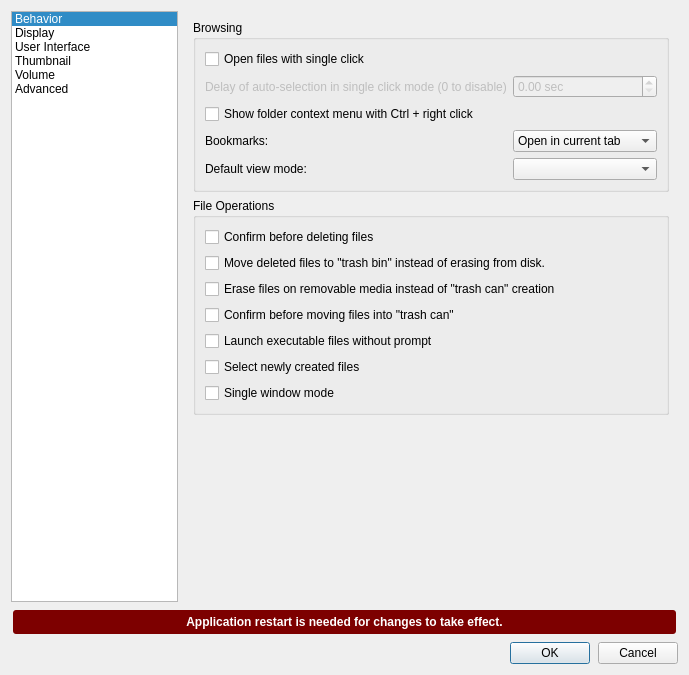
<?xml version="1.0" encoding="UTF-8"?>
<ui version="4.0">
 <class>PreferencesDialog</class>
 <widget class="QDialog" name="PreferencesDialog">
  <property name="geometry">
   <rect>
    <x>0</x>
    <y>0</y>
    <width>689</width>
    <height>675</height>
   </rect>
  </property>
  <property name="windowTitle">
   <string>Preferences</string>
  </property>
  <layout class="QGridLayout" name="gridLayout_2">
   <item row="0" column="0">
    <layout class="QHBoxLayout" name="horizontalLayout" stretch="0,0">
     <item>
      <widget class="QListWidget" name="listWidget">
       <property name="sizePolicy">
        <sizepolicy hsizetype="Expanding" vsizetype="Expanding">
         <horstretch>0</horstretch>
         <verstretch>0</verstretch>
        </sizepolicy>
       </property>
       <property name="horizontalScrollBarPolicy">
        <enum>Qt::ScrollBarAlwaysOff</enum>
       </property>
       <property name="currentRow">
        <number>0</number>
       </property>
       <item>
        <property name="text">
         <string>Behavior</string>
        </property>
       </item>
       <item>
        <property name="text">
         <string>Display</string>
        </property>
       </item>
       <item>
        <property name="text">
         <string>User Interface</string>
        </property>
       </item>
       <item>
        <property name="text">
         <string>Thumbnail</string>
        </property>
       </item>
       <item>
        <property name="text">
         <string>Volume</string>
        </property>
       </item>
       <item>
        <property name="text">
         <string>Advanced</string>
        </property>
       </item>
      </widget>
     </item>
     <item>
      <widget class="QStackedWidget" name="stackedWidget">
       <property name="sizePolicy">
        <sizepolicy hsizetype="Preferred" vsizetype="Preferred">
         <horstretch>0</horstretch>
         <verstretch>0</verstretch>
        </sizepolicy>
       </property>
       <property name="currentIndex">
        <number>0</number>
       </property>
       <widget class="QWidget" name="behaviorPage">
        <layout class="QVBoxLayout" name="verticalLayout_3" stretch="0,0,1">
         <item>
          <widget class="QGroupBox" name="groupBox_4">
           <property name="title">
            <string>Browsing</string>
           </property>
           <layout class="QFormLayout" name="formLayout_5">
            <property name="fieldGrowthPolicy">
             <enum>QFormLayout::AllNonFixedFieldsGrow</enum>
            </property>
            <item row="0" column="0" colspan="2">
             <widget class="QCheckBox" name="singleClick">
              <property name="toolTip">
               <string>If this is unchecked, the DE setting will be used.</string>
              </property>
              <property name="text">
               <string>Open files with single click</string>
              </property>
             </widget>
            </item>
            <item row="1" column="0">
             <widget class="QLabel" name="label">
              <property name="enabled">
               <bool>false</bool>
              </property>
              <property name="text">
               <string>Delay of auto-selection in single click mode (0 to disable)</string>
              </property>
             </widget>
            </item>
            <item row="4" column="0">
             <widget class="QLabel" name="label_11">
              <property name="text">
               <string>Default view mode:</string>
              </property>
             </widget>
            </item>
            <item row="4" column="1">
             <widget class="QComboBox" name="viewMode"/>
            </item>
            <item row="1" column="1">
             <widget class="QDoubleSpinBox" name="autoSelectionDelay">
              <property name="enabled">
               <bool>false</bool>
              </property>
              <property name="suffix">
               <string> sec</string>
              </property>
              <property name="singleStep">
               <double>0.100000000000000</double>
              </property>
             </widget>
            </item>
            <item row="3" column="0">
             <widget class="QLabel" name="label_2">
              <property name="text">
               <string>Bookmarks:</string>
              </property>
             </widget>
            </item>
            <item row="3" column="1">
             <widget class="QComboBox" name="bookmarkOpenMethod">
              <item>
               <property name="text">
                <string>Open in current tab</string>
               </property>
              </item>
              <item>
               <property name="text">
                <string>Open in new tab</string>
               </property>
              </item>
              <item>
               <property name="text">
                <string>Open in new window</string>
               </property>
              </item>
             </widget>
            </item>
            <item row="2" column="0" colspan="2">
             <widget class="QCheckBox" name="ctrlRightClick">
              <property name="text">
               <string>Show folder context menu with Ctrl + right click</string>
              </property>
             </widget>
            </item>
           </layout>
          </widget>
         </item>
         <item>
          <widget class="QGroupBox" name="groupBox_6">
           <property name="title">
            <string>File Operations</string>
           </property>
           <layout class="QVBoxLayout" name="verticalLayout_9">
            <item>
             <widget class="QCheckBox" name="configmDelete">
              <property name="text">
               <string>Confirm before deleting files</string>
              </property>
             </widget>
            </item>
            <item>
             <widget class="QCheckBox" name="useTrash">
              <property name="text">
               <string>Move deleted files to &quot;trash bin&quot; instead of erasing from disk.</string>
              </property>
             </widget>
            </item>
            <item>
             <widget class="QCheckBox" name="noUsbTrash">
              <property name="text">
               <string>Erase files on removable media instead of &quot;trash can&quot; creation</string>
              </property>
             </widget>
            </item>
            <item>
             <widget class="QCheckBox" name="confirmTrash">
              <property name="text">
               <string>Confirm before moving files into &quot;trash can&quot;</string>
              </property>
             </widget>
            </item>
            <item>
             <widget class="QCheckBox" name="quickExec">
              <property name="toolTip">
               <string>Requires application restart to take effect completely</string>
              </property>
              <property name="text">
               <string>Launch executable files without prompt</string>
              </property>
             </widget>
            </item>
            <item>
             <widget class="QCheckBox" name="selectNewFiles">
              <property name="text">
               <string>Select newly created files</string>
              </property>
             </widget>
            </item>
            <item>
             <widget class="QCheckBox" name="singleWindowMode">
              <property name="toolTip">
               <string>Open folders in new tabs as far as possible</string>
              </property>
              <property name="text">
               <string>Single window mode</string>
              </property>
             </widget>
            </item>
           </layout>
          </widget>
         </item>
         <item>
          <spacer name="verticalSpacer_2">
           <property name="orientation">
            <enum>Qt::Vertical</enum>
           </property>
           <property name="sizeHint" stdset="0">
            <size>
             <width>0</width>
             <height>0</height>
            </size>
           </property>
          </spacer>
         </item>
        </layout>
       </widget>
       <widget class="QWidget" name="displayPage">
        <layout class="QVBoxLayout" name="verticalLayout_7" stretch="0,0,1">
         <item>
          <widget class="QGroupBox" name="groupBox_2">
           <property name="title">
            <string>Icons</string>
           </property>
           <layout class="QFormLayout" name="formLayout_2">
            <item row="0" column="0">
             <widget class="QLabel" name="iconThemeLabel">
              <property name="sizePolicy">
               <sizepolicy hsizetype="Fixed" vsizetype="Preferred">
                <horstretch>0</horstretch>
                <verstretch>0</verstretch>
               </sizepolicy>
              </property>
              <property name="text">
               <string>Icon theme:</string>
              </property>
             </widget>
            </item>
            <item row="0" column="1">
             <widget class="QComboBox" name="iconTheme">
              <property name="sizePolicy">
               <sizepolicy hsizetype="Preferred" vsizetype="Fixed">
                <horstretch>0</horstretch>
                <verstretch>0</verstretch>
               </sizepolicy>
              </property>
             </widget>
            </item>
            <item row="1" column="0">
             <widget class="QLabel" name="label_6">
              <property name="toolTip">
               <string>Used by Icon View</string>
              </property>
              <property name="text">
               <string>Size of big icons:</string>
              </property>
             </widget>
            </item>
            <item row="1" column="1">
             <widget class="QComboBox" name="bigIconSize">
              <property name="toolTip">
               <string>Used by Icon View</string>
              </property>
             </widget>
            </item>
            <item row="2" column="0">
             <widget class="QLabel" name="label_7">
              <property name="toolTip">
               <string>Used by Compact View and Detailed List View</string>
              </property>
              <property name="text">
               <string>Size of small icons:</string>
              </property>
             </widget>
            </item>
            <item row="2" column="1">
             <widget class="QComboBox" name="smallIconSize">
              <property name="toolTip">
               <string>Used by Compact View and Detailed List View</string>
              </property>
             </widget>
            </item>
            <item row="3" column="0">
             <widget class="QLabel" name="label_8">
              <property name="toolTip">
               <string>Used by Thumbnail View</string>
              </property>
              <property name="text">
               <string>Size of thumbnails:</string>
              </property>
             </widget>
            </item>
            <item row="3" column="1">
             <widget class="QComboBox" name="thumbnailIconSize">
              <property name="toolTip">
               <string>Used by Thumbnail View</string>
              </property>
             </widget>
            </item>
            <item row="4" column="0">
             <widget class="QLabel" name="label_9">
              <property name="text">
               <string>Size of side pane icons:</string>
              </property>
             </widget>
            </item>
            <item row="4" column="1">
             <widget class="QComboBox" name="sidePaneIconSize"/>
            </item>
           </layout>
          </widget>
         </item>
         <item>
          <widget class="QGroupBox" name="groupBox_9">
           <property name="title">
            <string>User interface</string>
           </property>
           <layout class="QGridLayout" name="gridLayout">
            <item row="0" column="0" colspan="6">
             <widget class="QCheckBox" name="siUnit">
              <property name="text">
               <string>Use SI decimal prefixes instead of IEC binary prefixes</string>
              </property>
             </widget>
            </item>
            <item row="1" column="0" colspan="6">
             <widget class="QCheckBox" name="backupAsHidden">
              <property name="text">
               <string>Treat backup files as hidden</string>
              </property>
             </widget>
            </item>
            <item row="2" column="0" colspan="6">
             <widget class="QCheckBox" name="showFullNames">
              <property name="toolTip">
               <string>Requires application restart to take effect completely</string>
              </property>
              <property name="text">
               <string>Always show real file names</string>
              </property>
             </widget>
            </item>
            <item row="3" column="0" colspan="6">
             <widget class="QCheckBox" name="shadowHidden">
              <property name="toolTip">
               <string>Requires application restart to take effect completely</string>
              </property>
              <property name="text">
               <string>Show icons of hidden files shadowed</string>
              </property>
             </widget>
            </item>
            <item row="4" column="0" colspan="6">
             <widget class="QCheckBox" name="noItemTooltip">
              <property name="text">
               <string>Do not show file tooltips</string>
              </property>
             </widget>
            </item>
            <item row="5" column="0">
             <spacer name="verticalSpacer_7">
              <property name="orientation">
               <enum>Qt::Vertical</enum>
              </property>
              <property name="sizeType">
               <enum>QSizePolicy::Fixed</enum>
              </property>
              <property name="sizeHint" stdset="0">
               <size>
                <width>20</width>
                <height>5</height>
               </size>
              </property>
             </spacer>
            </item>
            <item row="6" column="0">
             <widget class="QLabel" name="label_15">
              <property name="text">
               <string>Minimum item margins in icon view:</string>
              </property>
             </widget>
            </item>
            <item row="6" column="1">
             <widget class="QSpinBox" name="hMargin">
              <property name="toolTip">
               <string>3 px by default.</string>
              </property>
              <property name="suffix">
               <string> px</string>
              </property>
              <property name="maximum">
               <number>48</number>
              </property>
              <property name="value">
               <number>3</number>
              </property>
             </widget>
            </item>
            <item row="6" column="2">
             <widget class="QLabel" name="label_16">
              <property name="text">
               <string>x</string>
              </property>
             </widget>
            </item>
            <item row="6" column="3">
             <widget class="QSpinBox" name="vMargin">
              <property name="toolTip">
               <string>3 px by default.
A space is also reserved for 3 lines of text.</string>
              </property>
              <property name="suffix">
               <string> px</string>
              </property>
              <property name="maximum">
               <number>48</number>
              </property>
              <property name="value">
               <number>3</number>
              </property>
             </widget>
            </item>
            <item row="6" column="4">
             <widget class="QCheckBox" name="lockMargins">
              <property name="text">
               <string>Lock</string>
              </property>
             </widget>
            </item>
            <item row="6" column="5">
             <spacer name="horizontalSpacer">
              <property name="orientation">
               <enum>Qt::Horizontal</enum>
              </property>
              <property name="sizeHint" stdset="0">
               <size>
                <width>20</width>
                <height>5</height>
               </size>
              </property>
             </spacer>
            </item>
           </layout>
          </widget>
         </item>
         <item>
          <spacer name="verticalSpacer_5">
           <property name="orientation">
            <enum>Qt::Vertical</enum>
           </property>
           <property name="sizeHint" stdset="0">
            <size>
             <width>0</width>
             <height>0</height>
            </size>
           </property>
          </spacer>
         </item>
        </layout>
       </widget>
       <widget class="QWidget" name="uiPage">
        <layout class="QVBoxLayout" name="verticalLayout_5" stretch="0,1">
         <item>
          <widget class="QGroupBox" name="groupBox_5">
           <property name="title">
            <string>Window</string>
           </property>
           <layout class="QFormLayout" name="formLayout_7">
            <property name="fieldGrowthPolicy">
             <enum>QFormLayout::ExpandingFieldsGrow</enum>
            </property>
            <item row="0" column="0" colspan="2">
             <widget class="QCheckBox" name="alwaysShowTabs">
              <property name="toolTip">
               <string>When unchecked, the tab bar will be shown
only if there are more than one tab.</string>
              </property>
              <property name="text">
               <string>Always show the tab bar</string>
              </property>
             </widget>
            </item>
            <item row="1" column="0" colspan="2">
             <widget class="QCheckBox" name="showTabClose">
              <property name="text">
               <string>Show 'Close' buttons on tabs	</string>
              </property>
             </widget>
            </item>
            <item row="2" column="0" colspan="2">
             <widget class="QCheckBox" name="switchToNewTab">
              <property name="text">
               <string>Switch to newly opened tab</string>
              </property>
             </widget>
            </item>
            <item row="3" column="0" colspan="2">
             <widget class="QCheckBox" name="rememberWindowSize">
              <property name="text">
               <string>Remember the size of the last closed window</string>
              </property>
             </widget>
            </item>
            <item row="4" column="0">
             <widget class="QLabel" name="label_12">
              <property name="text">
               <string>Default width of new windows:</string>
              </property>
             </widget>
            </item>
            <item row="4" column="1">
             <widget class="QSpinBox" name="fixedWindowWidth">
              <property name="maximum">
               <number>32768</number>
              </property>
             </widget>
            </item>
            <item row="5" column="0">
             <widget class="QLabel" name="label_13">
              <property name="text">
               <string>Default height of new windows:</string>
              </property>
             </widget>
            </item>
            <item row="5" column="1">
             <widget class="QSpinBox" name="fixedWindowHeight">
              <property name="maximum">
               <number>32768</number>
              </property>
             </widget>
            </item>
            <item row="6" column="0" colspan="2">
             <widget class="QCheckBox" name="reopenLastTabs">
              <property name="text">
               <string>Reopen last window tabs in a new window</string>
              </property>
             </widget>
            </item>
           </layout>
          </widget>
         </item>
         <item>
          <spacer name="verticalSpacer_4">
           <property name="orientation">
            <enum>Qt::Vertical</enum>
           </property>
           <property name="sizeHint" stdset="0">
            <size>
             <width>0</width>
             <height>0</height>
            </size>
           </property>
          </spacer>
         </item>
        </layout>
       </widget>
       <widget class="QWidget" name="thumbnailPage">
        <layout class="QVBoxLayout" name="verticalLayout_11">
         <item>
          <widget class="QGroupBox" name="groupBox_8">
           <property name="title">
            <string>Thumbnail</string>
           </property>
           <layout class="QFormLayout" name="formLayout_3">
            <item row="2" column="0">
             <widget class="QLabel" name="label_10">
              <property name="text">
               <string>Do not generate thumbnails for image files exceeding this size:</string>
              </property>
             </widget>
            </item>
            <item row="2" column="1">
             <widget class="QSpinBox" name="maxThumbnailFileSize">
              <property name="suffix">
               <string> KB</string>
              </property>
              <property name="maximum">
               <number>1048576</number>
              </property>
             </widget>
            </item>
            <item row="1" column="0" colspan="2">
             <widget class="QCheckBox" name="thumbnailLocal">
              <property name="text">
               <string>Only show thumbnails for local files</string>
              </property>
             </widget>
            </item>
            <item row="0" column="0" colspan="2">
             <widget class="QCheckBox" name="showThumbnails">
              <property name="toolTip">
               <string>Needs ffmpegthumbnailer</string>
              </property>
              <property name="text">
               <string>Show thumbnails of files</string>
              </property>
             </widget>
            </item>
           </layout>
          </widget>
         </item>
         <item>
          <spacer name="verticalSpacer_6">
           <property name="orientation">
            <enum>Qt::Vertical</enum>
           </property>
           <property name="sizeHint" stdset="0">
            <size>
             <width>0</width>
             <height>225</height>
            </size>
           </property>
          </spacer>
         </item>
        </layout>
       </widget>
       <widget class="QWidget" name="volumePage">
        <layout class="QVBoxLayout" name="verticalLayout_4" stretch="0,0,1">
         <item>
          <widget class="QGroupBox" name="groupBox_3">
           <property name="title">
            <string>Auto Mount</string>
           </property>
           <layout class="QVBoxLayout" name="verticalLayout_8">
            <item>
             <widget class="QCheckBox" name="mountOnStartup">
              <property name="text">
               <string>Mount mountable volumes automatically on program startup</string>
              </property>
             </widget>
            </item>
            <item>
             <widget class="QCheckBox" name="mountRemovable">
              <property name="text">
               <string>Mount removable media automatically when they are inserted</string>
              </property>
             </widget>
            </item>
            <item>
             <widget class="QCheckBox" name="autoRun">
              <property name="text">
               <string>Show available options for removable media when they are inserted</string>
              </property>
             </widget>
            </item>
           </layout>
          </widget>
         </item>
         <item>
          <widget class="QGroupBox" name="groupBox_7">
           <property name="title">
            <string>When removable medium unmounted:</string>
           </property>
           <layout class="QVBoxLayout" name="verticalLayout_6">
            <item>
             <widget class="QRadioButton" name="closeOnUnmount">
              <property name="text">
               <string>Close &amp;tab containing removable medium</string>
              </property>
             </widget>
            </item>
            <item>
             <widget class="QRadioButton" name="goHomeOnUnmount">
              <property name="text">
               <string>Chan&amp;ge folder in the tab to home folder</string>
              </property>
             </widget>
            </item>
           </layout>
          </widget>
         </item>
         <item>
          <spacer name="verticalSpacer">
           <property name="orientation">
            <enum>Qt::Vertical</enum>
           </property>
           <property name="sizeHint" stdset="0">
            <size>
             <width>0</width>
             <height>0</height>
            </size>
           </property>
          </spacer>
         </item>
        </layout>
       </widget>
       <widget class="QWidget" name="advancedPage">
        <layout class="QVBoxLayout" name="verticalLayout_2" stretch="0,0,1">
         <item>
          <widget class="QGroupBox" name="groupBox">
           <property name="title">
            <string>Programs</string>
           </property>
           <layout class="QFormLayout" name="formLayout">
            <property name="fieldGrowthPolicy">
             <enum>QFormLayout::AllNonFixedFieldsGrow</enum>
            </property>
            <item row="0" column="0">
             <widget class="QLabel" name="label_14">
              <property name="text">
               <string>Terminal emulator:</string>
              </property>
             </widget>
            </item>
            <item row="1" column="0">
             <widget class="QLabel" name="label_3">
              <property name="text">
               <string>Switch &amp;user command:</string>
              </property>
              <property name="buddy">
               <cstring>suCommand</cstring>
              </property>
             </widget>
            </item>
            <item row="1" column="1">
             <widget class="QLineEdit" name="suCommand"/>
            </item>
            <item row="2" column="0" colspan="2">
             <widget class="QLabel" name="label_4">
              <property name="text">
               <string>Examples:&lt;br&gt;For terminal: &lt;i&gt;xterm -e %s&lt;/i&gt;&lt;br&gt;For switching user: &lt;i&gt;lxsudo %s&lt;/i&gt; or &lt;i&gt;lxsudo dbus-run-session -- %s&lt;/i&gt;&lt;br&gt;&lt;i&gt;%s&lt;/i&gt; is the command line you want to execute with terminal or su.&lt;br&gt; Important: Please use lxsudo, sudo alone will wreck permissions of the settings file.</string>
              </property>
              <property name="textFormat">
               <enum>Qt::RichText</enum>
              </property>
              <property name="wordWrap">
               <bool>true</bool>
              </property>
             </widget>
            </item>
            <item row="3" column="0">
             <widget class="QLabel" name="label_5">
              <property name="text">
               <string>Archiver in&amp;tegration:</string>
              </property>
              <property name="buddy">
               <cstring>archiver</cstring>
              </property>
             </widget>
            </item>
            <item row="3" column="1">
             <widget class="QComboBox" name="archiver"/>
            </item>
            <item row="0" column="1">
             <widget class="QComboBox" name="terminal">
              <property name="editable">
               <bool>true</bool>
              </property>
             </widget>
            </item>
           </layout>
          </widget>
         </item>
         <item>
          <widget class="QGroupBox" name="groupBox_11">
           <property name="title">
            <string>Templates</string>
           </property>
           <layout class="QVBoxLayout" name="verticalLayout_12">
            <item>
             <widget class="QCheckBox" name="onlyUserTemplates">
              <property name="text">
               <string>Show only user defined templates in menu</string>
              </property>
             </widget>
            </item>
            <item>
             <widget class="QCheckBox" name="templateTypeOnce">
              <property name="text">
               <string>Show only one template for each MIME type</string>
              </property>
             </widget>
            </item>
            <item>
             <widget class="QCheckBox" name="templateRunApp">
              <property name="text">
               <string>Run default application after creation from template</string>
              </property>
             </widget>
            </item>
           </layout>
          </widget>
         </item>
         <item>
          <spacer name="verticalSpacer_3">
           <property name="orientation">
            <enum>Qt::Vertical</enum>
           </property>
           <property name="sizeHint" stdset="0">
            <size>
             <width>0</width>
             <height>0</height>
            </size>
           </property>
          </spacer>
         </item>
        </layout>
       </widget>
      </widget>
     </item>
    </layout>
   </item>
   <item row="1" column="0">
    <widget class="QLabel" name="warningLabel">
     <property name="styleSheet">
      <string notr="true">background-color:#7d0000; color:white; font-weight:bold; border-radius:3px; margin:2px; padding:5px;</string>
     </property>
     <property name="lineWidth">
      <number>0</number>
     </property>
     <property name="text">
      <string>Application restart is needed for changes to take effect.</string>
     </property>
     <property name="alignment">
      <set>Qt::AlignCenter</set>
     </property>
    </widget>
   </item>
   <item row="2" column="0">
    <layout class="QHBoxLayout" name="horizontalLayout_3">
     <item>
      <spacer name="horizontalSpacer_2">
       <property name="orientation">
        <enum>Qt::Horizontal</enum>
       </property>
       <property name="sizeHint" stdset="0">
        <size>
         <width>40</width>
         <height>20</height>
        </size>
       </property>
      </spacer>
     </item>
     <item>
      <layout class="QHBoxLayout" name="horizontalLayout_2">
       <item>
        <spacer name="horizontalSpacer_3">
         <property name="orientation">
          <enum>Qt::Horizontal</enum>
         </property>
         <property name="sizeHint" stdset="0">
          <size>
           <width>40</width>
           <height>20</height>
          </size>
         </property>
        </spacer>
       </item>
       <item>
        <spacer name="horizontalSpacer_4">
         <property name="orientation">
          <enum>Qt::Horizontal</enum>
         </property>
         <property name="sizeHint" stdset="0">
          <size>
           <width>40</width>
           <height>20</height>
          </size>
         </property>
        </spacer>
       </item>
       <item>
        <widget class="QDialogButtonBox" name="buttonBox_1">
         <property name="orientation">
          <enum>Qt::Horizontal</enum>
         </property>
         <property name="standardButtons">
          <set>QDialogButtonBox::Ok</set>
         </property>
        </widget>
       </item>
       <item>
        <widget class="QDialogButtonBox" name="buttonBox_2">
         <property name="orientation">
          <enum>Qt::Horizontal</enum>
         </property>
         <property name="standardButtons">
          <set>QDialogButtonBox::Cancel</set>
         </property>
        </widget>
       </item>
      </layout>
     </item>
    </layout>
   </item>
  </layout>
 </widget>
 <tabstops>
  <tabstop>listWidget</tabstop>
  <tabstop>alwaysShowTabs</tabstop>
  <tabstop>showTabClose</tabstop>
  <tabstop>rememberWindowSize</tabstop>
  <tabstop>fixedWindowWidth</tabstop>
  <tabstop>fixedWindowHeight</tabstop>
  <tabstop>singleClick</tabstop>
  <tabstop>autoSelectionDelay</tabstop>
  <tabstop>viewMode</tabstop>
  <tabstop>configmDelete</tabstop>
  <tabstop>useTrash</tabstop>
  <tabstop>mountOnStartup</tabstop>
  <tabstop>mountRemovable</tabstop>
  <tabstop>autoRun</tabstop>
  <tabstop>closeOnUnmount</tabstop>
  <tabstop>goHomeOnUnmount</tabstop>
  <tabstop>terminal</tabstop>
  <tabstop>suCommand</tabstop>
  <tabstop>archiver</tabstop>
 </tabstops>
 <resources/>
 <connections>
  <connection>
   <sender>buttonBox_1</sender>
   <signal>accepted()</signal>
   <receiver>PreferencesDialog</receiver>
   <slot>accept()</slot>
   <hints>
    <hint type="sourcelabel">
     <x>261</x>
     <y>487</y>
    </hint>
    <hint type="destinationlabel">
     <x>157</x>
     <y>274</y>
    </hint>
   </hints>
  </connection>
  <connection>
   <sender>buttonBox_1</sender>
   <signal>rejected()</signal>
   <receiver>PreferencesDialog</receiver>
   <slot>reject()</slot>
   <hints>
    <hint type="sourcelabel">
     <x>329</x>
     <y>487</y>
    </hint>
    <hint type="destinationlabel">
     <x>286</x>
     <y>274</y>
    </hint>
   </hints>
  </connection>
  <connection>
   <sender>listWidget</sender>
   <signal>currentRowChanged(int)</signal>
   <receiver>stackedWidget</receiver>
   <slot>setCurrentIndex(int)</slot>
   <hints>
    <hint type="sourcelabel">
     <x>94</x>
     <y>157</y>
    </hint>
    <hint type="destinationlabel">
     <x>359</x>
     <y>145</y>
    </hint>
   </hints>
  </connection>
  <connection>
   <sender>singleClick</sender>
   <signal>toggled(bool)</signal>
   <receiver>label</receiver>
   <slot>setEnabled(bool)</slot>
   <hints>
    <hint type="sourcelabel">
     <x>237</x>
     <y>39</y>
    </hint>
    <hint type="destinationlabel">
     <x>237</x>
     <y>39</y>
    </hint>
   </hints>
  </connection>
  <connection>
   <sender>rememberWindowSize</sender>
   <signal>toggled(bool)</signal>
   <receiver>fixedWindowWidth</receiver>
   <slot>setDisabled(bool)</slot>
   <hints>
    <hint type="sourcelabel">
     <x>506</x>
     <y>351</y>
    </hint>
    <hint type="destinationlabel">
     <x>462</x>
     <y>386</y>
    </hint>
   </hints>
  </connection>
  <connection>
   <sender>singleClick</sender>
   <signal>toggled(bool)</signal>
   <receiver>autoSelectionDelay</receiver>
   <slot>setEnabled(bool)</slot>
   <hints>
    <hint type="sourcelabel">
     <x>237</x>
     <y>39</y>
    </hint>
    <hint type="destinationlabel">
     <x>237</x>
     <y>39</y>
    </hint>
   </hints>
  </connection>
  <connection>
   <sender>rememberWindowSize</sender>
   <signal>toggled(bool)</signal>
   <receiver>fixedWindowHeight</receiver>
   <slot>setDisabled(bool)</slot>
   <hints>
    <hint type="sourcelabel">
     <x>549</x>
     <y>351</y>
    </hint>
    <hint type="destinationlabel">
     <x>462</x>
     <y>421</y>
    </hint>
   </hints>
  </connection>
  <connection>
   <sender>rememberWindowSize</sender>
   <signal>toggled(bool)</signal>
   <receiver>label_12</receiver>
   <slot>setDisabled(bool)</slot>
   <hints>
    <hint type="sourcelabel">
     <x>211</x>
     <y>342</y>
    </hint>
    <hint type="destinationlabel">
     <x>211</x>
     <y>374</y>
    </hint>
   </hints>
  </connection>
  <connection>
   <sender>rememberWindowSize</sender>
   <signal>toggled(bool)</signal>
   <receiver>label_13</receiver>
   <slot>setDisabled(bool)</slot>
   <hints>
    <hint type="sourcelabel">
     <x>183</x>
     <y>338</y>
    </hint>
    <hint type="destinationlabel">
     <x>187</x>
     <y>404</y>
    </hint>
   </hints>
  </connection>
 </connections>
</ui>
